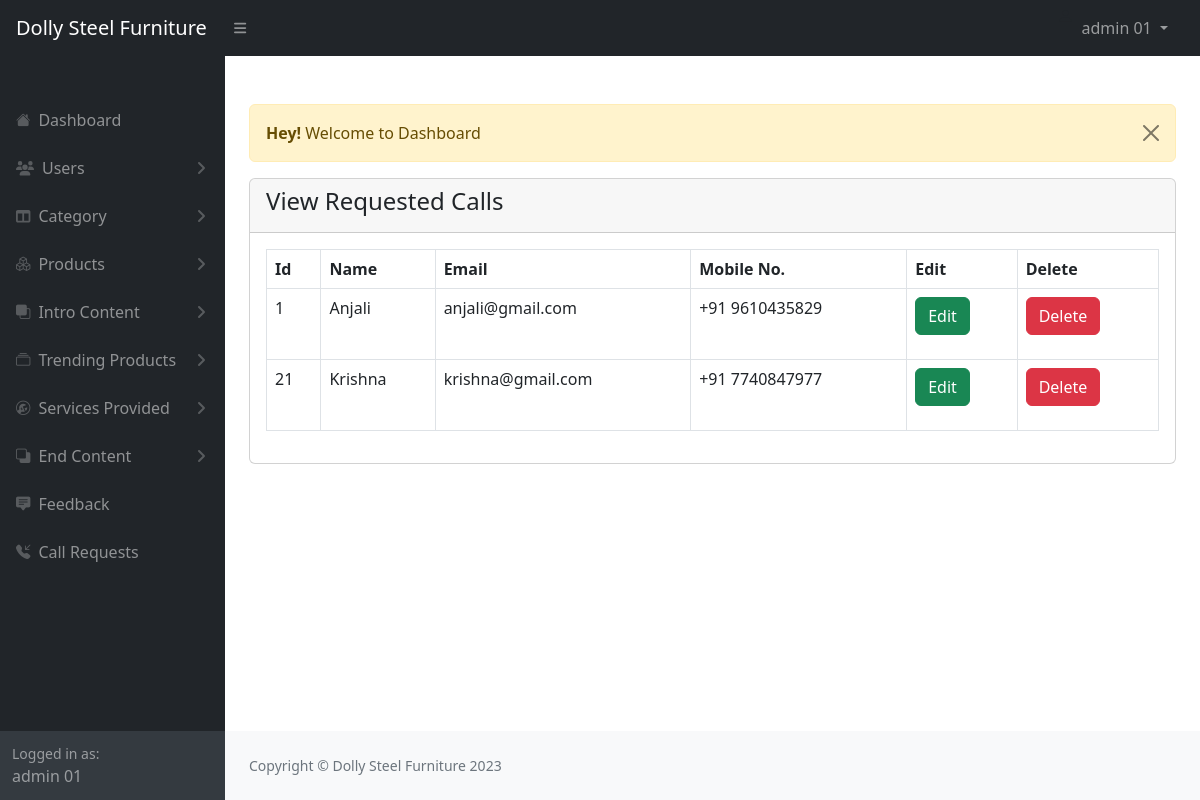
/admin/view-requested-call.php (signed in), run on the app's committed database.
### tables this page shows
CREATE TABLE `requested` (
  `id` int(11) NOT NULL,
  `name` varchar(255) NOT NULL,
  `email` varchar(255) NOT NULL,
  `mobile_no` varchar(255) NOT NULL
);

### admin/view-requested-call.php (the view, shortened to what this page needs)
<?php
      include("./includes/header.php");
?>
<div class="container-fluid px-4">
      <div class="row">
            <div class="col-md-12">
                  <?php include('./message.php'); ?>
                  <div class="card">
                        <div class="card-header">
                              <h4>View Requested Calls
                              </h4>
                        </div>
                        <div class="card-body">
                        <div class="table-responsive">
                              <table class="table table table-bordered table-stripe">
                                    <thead>
                                          <tr>
                                                <th>Id</th>
                                                <th>Name</th>
                                                <th>Email</th>
                                                <th>Mobile No.</th>
                                                <th>Edit</th>
                                                <th>Delete</th>
                                          </tr>
                                    </thead>
                                    <tbody>
                                    <?php
                                          $call = "SELECT * FROM requested";
                                          $call_query = mysqli_query($con, $call);
                                          if(mysqli_num_rows($call_query) > 0){
                                                foreach($call_query as $item){
                                                      ?>
                                                      <tr>
                                                            <td> <?= $item['id']; ?> </td>
                                                            <td> <?= $item['name']; ?> </td>
                                                            <td> <?= $item['email']; ?> </td>
                                                            <td> <?= $item['mobile_no']; ?> </td>
                                                            <td> <a href="./edit-requested-call.php?id=<?= $item['id']; ?>" class="btn btn-success">Edit</a> </td>
                                                            <td>
                                                                  <form action="./code.php" method="POST">
                                                                        <button type="submit" name="delete_requested_data" value="<?= $item['id'];?>" class="btn btn-danger">Delete</button>
                                                                  </form>
                                                            </td>
                                                      </tr>
                                                      <?php
                                                }
                                          }
                                          else{
                                                ?>
                                                      <tr>
                                                            <td colspan="5">No Record Found</td>
                                                      </tr>
                                                <?php
                                          }
                                    ?>
                                    </tbody>
                              </table>
                        </div>
                        </div>
                  </div>
            </div>
      </div>
</div>
<?php
      include("./includes/footer.php");
      include("./includes/scripts.php");
?>

### data on the page
requested: id "1", name "Anjali", email "anjali@gmail.com", mobile_no "+91 9610435829"
requested: id "21", name "Krishna", email "krishna@gmail.com", mobile_no "+91 7740847977"

### other printed values
$_SESSION['auth_user']['user_name'] "admin 01"
$_SESSION['message'] "Welcome to Dashboard"
